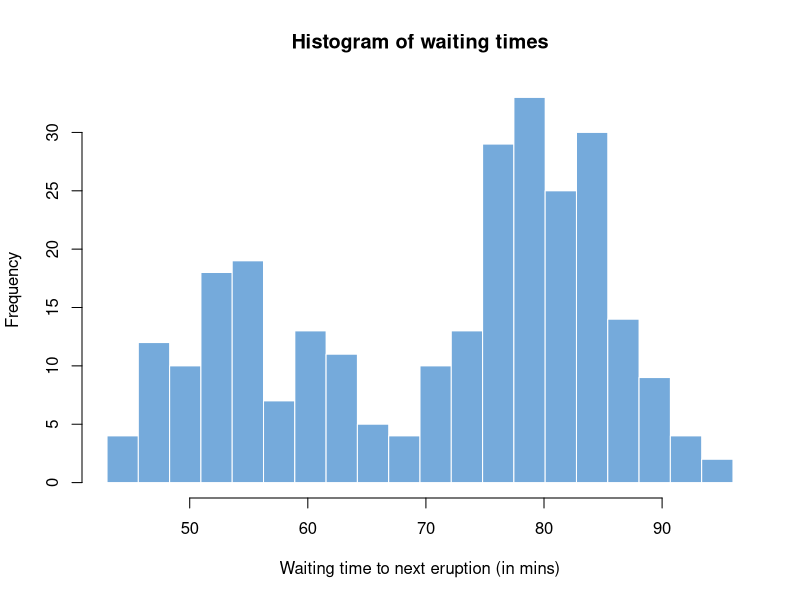

Source code (R):
x    = faithful$waiting
bins = seq(min(x), max(x), length.out = 20 + 1)

hist(x, breaks = bins, col = "#75AADB", border = "white",
     xlab = "Waiting time to next eruption (in mins)",
     main = "Histogram of waiting times")
